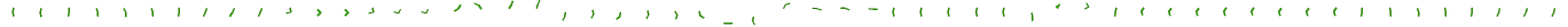
#> input picture v2/assets/fig/armb.png, 2736 x 48 px, found by its file name (shown at 1/2 size)
$ python preview_chars2x.py ../../assets/fig/armb.png ../../assets/fig/armf.png
#> lines starting #> are read from the running program, lines starting #| are printed output that depends on the picture; after the words box and inside, x2 and y2 are one past the last pixel; in counts of white or black regions, pixels touching at a corner belong together
"""Превью людей 2x: собирает несколько человек из слоёв и красит палитрой. python3 preview_chars2x.py <assets> <out.png>"""
import sys, os, random
import numpy as np
from PIL import Image

S = 108
SW = 84
PAL = [(0.86, 0.69, 0.58), (0.2, 0.15, 0.12), (0.3, 0.32, 0.38), (0.2, 0.2, 0.24), (0.12, 0.1, 0.09), (0.25, 0.22, 0.2),
       (0.5, 0.2, 0.18), (0.1, 0.1, 0.1), (0.95, 0.94, 0.9), (0.6, 0.6, 0.62), (0.8, 0.78, 0.72), (0.3, 0.25, 0.3)]


def colorize(im, pal):
    a = np.array(im).astype(float)
    m = np.clip((a[..., 0] // 16).astype(int), 0, 11)
    s = a[..., 1] / 255.0 * 1.25
    p = np.array(pal)[m]
    rgb = np.clip(p * s[..., None] * 255, 0, 255)
    out = np.zeros_like(a)
    out[..., :3] = rgb
    out[..., 3] = a[..., 3]
    return Image.fromarray(out.astype(np.uint8), "RGBA")


def person(assets, build, layers, pal, frame):
    img = Image.new("RGBA", (SW, S), (0, 0, 0, 0))
    for ln in layers:
        p = os.path.join(assets, "fig2", build, ln + ".png")
        if not os.path.exists(p):
            print("no", ln)
            continue
        sh = Image.open(p)
        fr = sh.crop((frame * SW, 0, frame * SW + SW, S))
        img.alpha_composite(colorize(fr, pal))
    return img


PEOPLE = [
    ("m", ["armb", "legs_pants", "shoes_low", "body", "torso_coat", "scarf", "hair_short", "hat_fedora", "armf", "item_briefcase"]),
    ("s", ["armb", "legs_skirt", "shoes_boots", "body", "torso_fur", "hair_bob", "hat_beret", "armf", "item_bag"]),
    ("t", ["armb", "legs_jeans", "shoes_low", "body", "torso_tracksuit", "hair_crop", "armf"]),
    ("h", ["armb_puffy", "legs_pants", "shoes_boots", "body", "torso_parka", "beard_full", "hat_ushanka", "armf_puffy"]),
    ("k", ["armb", "legs_pants", "shoes_low", "body", "wrinkles", "torso_suit", "hair_receding", "beard_mustache", "glasses", "armf", "item_paper"]),
    ("m", ["armb", "legs_skirt", "shoes_low", "body", "wrinkles", "torso_cardigan", "hair_perm", "glasses", "armf", "item_stringbag"]),
    ("s", ["armb", "legs_skirt", "shoes_low", "body", "torso_dress", "hair_braid", "armf"]),
    ("t", ["armb", "legs_pants", "shoes_boots", "body", "torso_uniform", "hair_short", "hat_police", "armf"]),
]
if __name__ == "__main__":
    assets, out = sys.argv[1], sys.argv[2]
    frames = [0, 2, 4, 6, 10, 25, 26, 33]
    rnd = random.Random(3)
    sheet = Image.new("RGBA", (SW * len(PEOPLE), S * len(frames)), (60, 62, 66, 255))
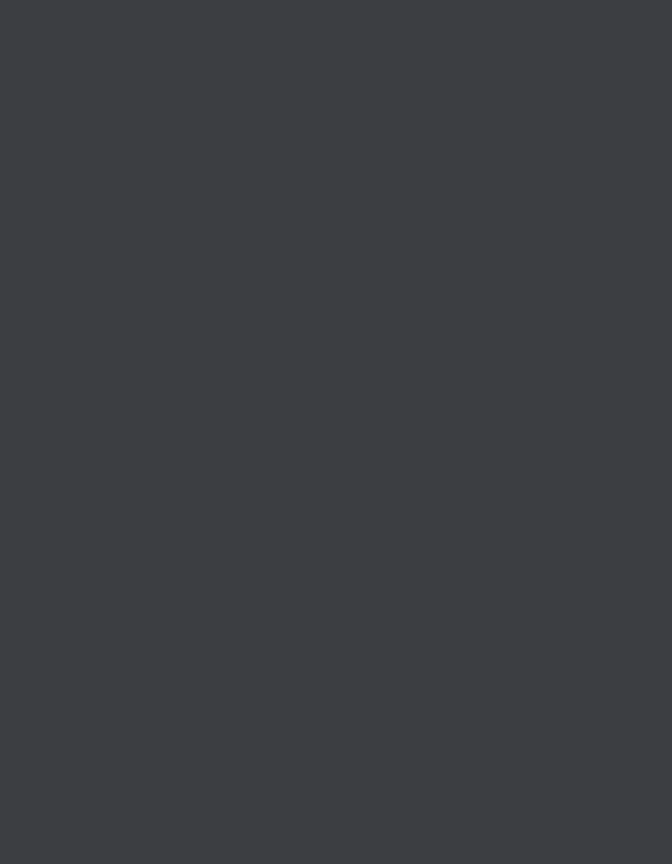
#> sheet: PIL image 672x864 RGBA; mean R, G, B, A 60, 62, 66, 255
    for i, (b, ls) in enumerate(PEOPLE):
        pal = list(PAL)
        pal[2] = (rnd.random() * 0.5 + 0.15, rnd.random() * 0.5 + 0.15, rnd.random() * 0.5 + 0.15)
        pal[1] = [(0.15, 0.1, 0.08), (0.5, 0.35, 0.2), (0.6, 0.6, 0.58), (0.45, 0.2, 0.1)][i % 4]
        for j, fr in enumerate(frames):
            sheet.alpha_composite(person(assets, b, ls, pal, fr), (i * SW, j * S))
#> in person, `img = Image.new("RGBA", (SW, S), (0, 0, 0, 0))`: img: PIL image 84x108 RGBA; every value is 0
#> in person, sh is the input picture: PIL image 2736x48 RGBA; mean R, G, B, A 0.7, 2.6, 0, 5.1
#> in person, `fr = sh.crop((frame * SW, 0, frame * SW + SW, S))`:
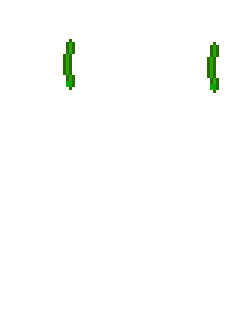
#> fr: PIL image 84x108 RGBA (shown 3 times larger); mean R, G, B, A 0.4, 1.3, 0, 2.6; transparent parts drawn white
#> in colorize, `m = np.clip((a[..., 0] // 16).astype(int), 0, 11)`:
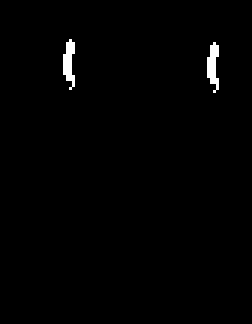
#> m: shape (108, 84) int64 (shown 3 times larger); values 0 (black) and 2 (white), 0.95% white; 2 white regions, box (x1, y1, x2, y2) and area: (21, 13, 25, 30) 43, (69, 14, 73, 31) 43
#> in colorize, `p = np.array(pal)[m]`:
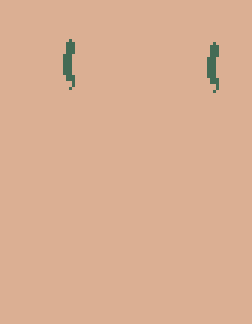
#> p: shape (108, 84, 3) float64 (shown 3 times larger); mean of channels 0, 1, 2 0.854, 0.687, 0.578; drawn as R, G, B
#> in colorize, `out[..., 3] = a[..., 3]`:
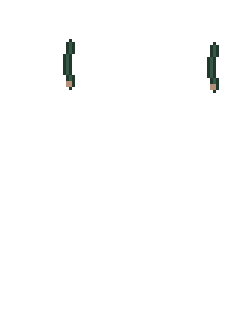
#> out: shape (108, 84, 4) float64 (shown 3 times larger); mean of channels 0, 1, 2, 3 0.6, 0.8, 0.6, 2.6; transparent parts drawn white
    sheet = sheet.resize((sheet.width * 2, sheet.height * 2), Image.NEAREST)
#> sheet: PIL image 1344x1728 RGBA
    sheet.save(out)
